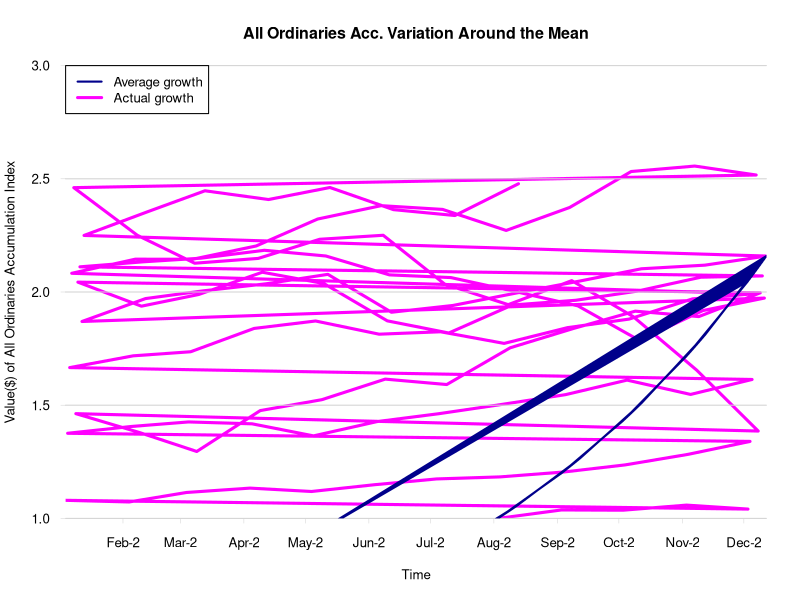
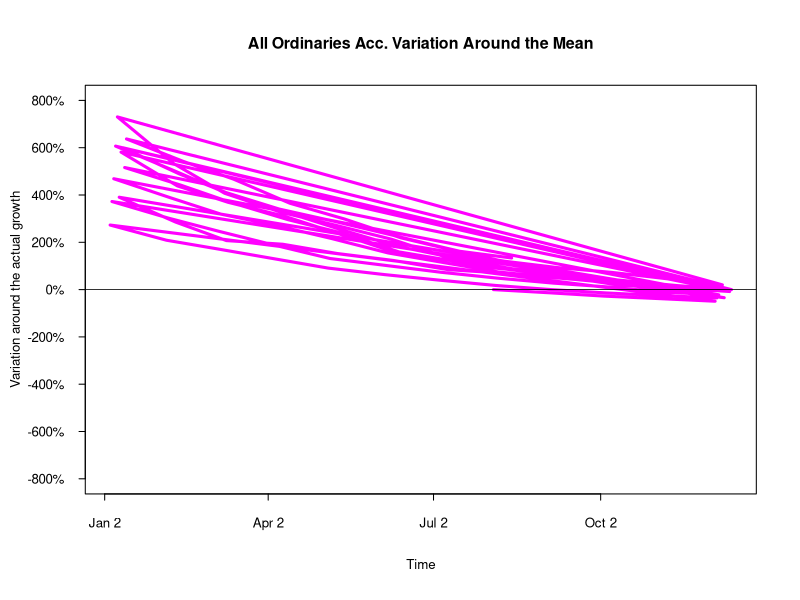

Write R code to recreate these figures, in order.
# read data from Monthly.csv file specially extracted
# from the Excel data spreadsheet
monthly <- read.table('Monthly.csv', header=TRUE, sep=',')

# convert Date column to Date object type
monthly$Date <- as.Date(as.character(monthly$Date))

# extract columns if interest
index.name <- 'AllOrdsAccum'
index.vname <- 'All Ordinaries Accumulation Index'
sp.acc <- monthly[,c('Date', index.name)]

# $1 growth
sp.acc$growth <- sp.acc[,index.name] / sp.acc[1, index.name]
px <- pretty(sp.acc$Date, n=10)
px.lab <- format(px, '%b-%Y')
pf <- pretty(sp.acc$growth)

last.date <- max(sp.acc$Date)
last.price <- sp.acc[sp.acc$Date==last.date, index.name]
period <- julian(last.date, origin=sp.acc[1,1]) / 365.25
avg.rate <- log(last.price/sp.acc[1, index.name]) / period
avg.growth <- exp(julian(sp.acc$Date, origin=sp.acc[1,1]) / 365.25 * avg.rate)

oldpar <- par(no.readonly=TRUE)
par(cex=.8, tcl=-.3, ask=T)
plot(sp.acc$Date, sp.acc$growth, type='l', xlab='Time', 
     ylab=sprintf('Value($) of %s', index.vname), col='magenta', 
     lwd=3, axes=FALSE,
     xaxs="i", yaxs="i", ylim=range(pf))
axis(1, at=px, lab=px.lab, lwd=0, lwd.ticks=.5, col.ticks='lightgray')
axis(2, at=pf, las=1, lwd=0, lwd.ticks=.5, col='lightgray')
abline(h=pf, col='lightgray', lwd=1)
lines(sp.acc$Date, avg.growth, col='darkblue', lwd=2)
legend('topleft', c('Average growth', 'Actual growth'), 
       col=c('darkblue', 'magenta'), lwd=c(2,3))
title("All Ordinaries Acc. Variation Around the Mean")

var.growth <- sp.acc$growth / avg.growth - 1
abslimit <- max(abs(range(var.growth)))
vpf <- pretty(c(-abslimit, abslimit), n=10)

par(mex=1.3)
plot(sp.acc$Date, var.growth, type="l", xlab="Time",
     ylab="Variation around the actual growth", col="magenta",
     lwd=3, ylim=range(vpf), yaxt="n")
axis(2, at=vpf, labels=sprintf("%.0f%%", vpf*100), las=1)
abline(h=0, lwd=.8)
title("All Ordinaries Acc. Variation Around the Mean")

par(oldpar)